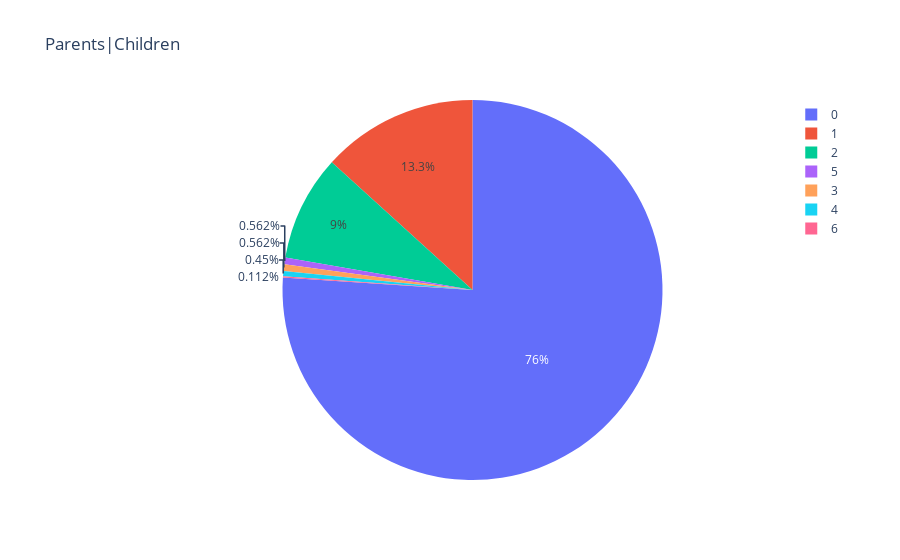

The notebook cell this image was saved under:
### Code cell
draw_pie(df['Parch'] , 'Parents|Children')

### Figure 1 — Plotly figure (JSON) as saved in the notebook; plotly's stock layout.template omitted (floating-point values rounded to 4 significant figures)
{"data": [{"domain": {"x": [0, 1], "y": [0, 1]}, "hovertemplate": "label=%{label}<br>value=%{value}<extra></extra>", "labels": [0, 1, 2, 5, 3, 4, 6], "legendgroup": "", "name": "", "showlegend": true, "type": "pie", "values": [676, 118, 80, 5, 5, 4, 1]}], "layout": {"legend": {"tracegroupgap": 0}, "title": {"text": "Parents|Children"}}}
